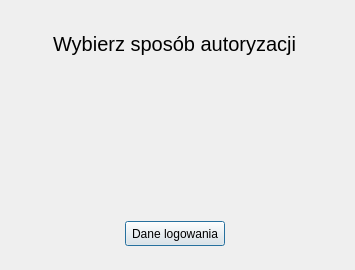
<?xml version="1.0" encoding="UTF-8"?>
<ui version="4.0">
 <class>Dialog</class>
 <widget class="QDialog" name="Dialog">
  <property name="geometry">
   <rect>
    <x>0</x>
    <y>0</y>
    <width>355</width>
    <height>270</height>
   </rect>
  </property>
  <property name="minimumSize">
   <size>
    <width>355</width>
    <height>270</height>
   </size>
  </property>
  <property name="maximumSize">
   <size>
    <width>355</width>
    <height>270</height>
   </size>
  </property>
  <property name="windowTitle">
   <string>Wybierz sposób autoryzacji</string>
  </property>
  <widget class="QWidget" name="verticalWidget" native="true">
   <property name="geometry">
    <rect>
     <x>10</x>
     <y>10</y>
     <width>330</width>
     <height>250</height>
    </rect>
   </property>
   <property name="minimumSize">
    <size>
     <width>330</width>
     <height>250</height>
    </size>
   </property>
   <property name="maximumSize">
    <size>
     <width>330</width>
     <height>250</height>
    </size>
   </property>
   <layout class="QVBoxLayout" name="verticalLayout">
    <item>
     <widget class="QWidget" name="horizontalWidget" native="true">
      <property name="minimumSize">
       <size>
        <width>0</width>
        <height>50</height>
       </size>
      </property>
      <property name="maximumSize">
       <size>
        <width>16777215</width>
        <height>50</height>
       </size>
      </property>
      <layout class="QHBoxLayout" name="horizontalLayout">
       <item>
        <spacer name="horizontalSpacer">
         <property name="orientation">
          <enum>Qt::Horizontal</enum>
         </property>
         <property name="sizeHint" stdset="0">
          <size>
           <width>40</width>
           <height>20</height>
          </size>
         </property>
        </spacer>
       </item>
       <item>
        <widget class="QLabel" name="label">
         <property name="font">
          <font>
           <pointsize>15</pointsize>
          </font>
         </property>
         <property name="text">
          <string>Wybierz sposób autoryzacji</string>
         </property>
        </widget>
       </item>
       <item>
        <spacer name="horizontalSpacer_2">
         <property name="orientation">
          <enum>Qt::Horizontal</enum>
         </property>
         <property name="sizeHint" stdset="0">
          <size>
           <width>40</width>
           <height>20</height>
          </size>
         </property>
        </spacer>
       </item>
      </layout>
     </widget>
    </item>
    <item>
     <widget class="QWidget" name="horizontalWidget" native="true">
      <property name="minimumSize">
       <size>
        <width>0</width>
        <height>120</height>
       </size>
      </property>
      <property name="maximumSize">
       <size>
        <width>16777215</width>
        <height>120</height>
       </size>
      </property>
      <layout class="QHBoxLayout" name="horizontalLayout_2">
       <item>
        <widget class="QPushButton" name="email_button">
         <property name="minimumSize">
          <size>
           <width>100</width>
           <height>100</height>
          </size>
         </property>
         <property name="maximumSize">
          <size>
           <width>100</width>
           <height>100</height>
          </size>
         </property>
         <property name="styleSheet">
          <string notr="true">QPushButton:checked {border: 5px solid rgba(0, 170, 0, 200);
                                      border-radius: 5px;}</string>
         </property>
         <property name="text">
          <string/>
         </property>
         <property name="icon">
          <iconset resource="resources.qrc">
           <normaloff>:/plugins/gml_explorer/email.png</normaloff>:/plugins/gml_explorer/email.png</iconset>
         </property>
         <property name="iconSize">
          <size>
           <width>80</width>
           <height>80</height>
          </size>
         </property>
         <property name="checkable">
          <bool>true</bool>
         </property>
         <property name="autoDefault">
          <bool>false</bool>
         </property>
         <property name="flat">
          <bool>true</bool>
         </property>
        </widget>
       </item>
       <item>
        <widget class="QPushButton" name="google_button">
         <property name="enabled">
          <bool>false</bool>
         </property>
         <property name="minimumSize">
          <size>
           <width>100</width>
           <height>100</height>
          </size>
         </property>
         <property name="maximumSize">
          <size>
           <width>100</width>
           <height>100</height>
          </size>
         </property>
         <property name="styleSheet">
          <string notr="true">QPushButton:checked {border: 5px solid rgba(0, 170, 0, 200);
                                      border-radius: 5px;}</string>
         </property>
         <property name="text">
          <string/>
         </property>
         <property name="icon">
          <iconset resource="resources.qrc">
           <normaloff>:/plugins/gml_explorer/google.png</normaloff>:/plugins/gml_explorer/google.png</iconset>
         </property>
         <property name="iconSize">
          <size>
           <width>80</width>
           <height>80</height>
          </size>
         </property>
         <property name="checkable">
          <bool>true</bool>
         </property>
         <property name="autoDefault">
          <bool>false</bool>
         </property>
         <property name="flat">
          <bool>true</bool>
         </property>
        </widget>
       </item>
      </layout>
     </widget>
    </item>
    <item>
     <widget class="QWidget" name="horizontalWidget" native="true">
      <property name="minimumSize">
       <size>
        <width>0</width>
        <height>30</height>
       </size>
      </property>
      <property name="maximumSize">
       <size>
        <width>16777215</width>
        <height>30</height>
       </size>
      </property>
      <layout class="QHBoxLayout" name="horizontalLayout_3">
       <property name="leftMargin">
        <number>0</number>
       </property>
       <property name="topMargin">
        <number>0</number>
       </property>
       <property name="rightMargin">
        <number>0</number>
       </property>
       <property name="bottomMargin">
        <number>0</number>
       </property>
       <item>
        <spacer name="horizontalSpacer_3">
         <property name="orientation">
          <enum>Qt::Horizontal</enum>
         </property>
         <property name="sizeHint" stdset="0">
          <size>
           <width>40</width>
           <height>20</height>
          </size>
         </property>
        </spacer>
       </item>
       <item>
        <widget class="QPushButton" name="signin_button">
         <property name="minimumSize">
          <size>
           <width>100</width>
           <height>25</height>
          </size>
         </property>
         <property name="maximumSize">
          <size>
           <width>100</width>
           <height>25</height>
          </size>
         </property>
         <property name="text">
          <string>Dane logowania</string>
         </property>
        </widget>
       </item>
       <item>
        <spacer name="horizontalSpacer_4">
         <property name="orientation">
          <enum>Qt::Horizontal</enum>
         </property>
         <property name="sizeHint" stdset="0">
          <size>
           <width>40</width>
           <height>20</height>
          </size>
         </property>
        </spacer>
       </item>
      </layout>
     </widget>
    </item>
   </layout>
  </widget>
 </widget>
 <resources>
  <include location="resources.qrc"/>
 </resources>
 <connections/>
</ui>
